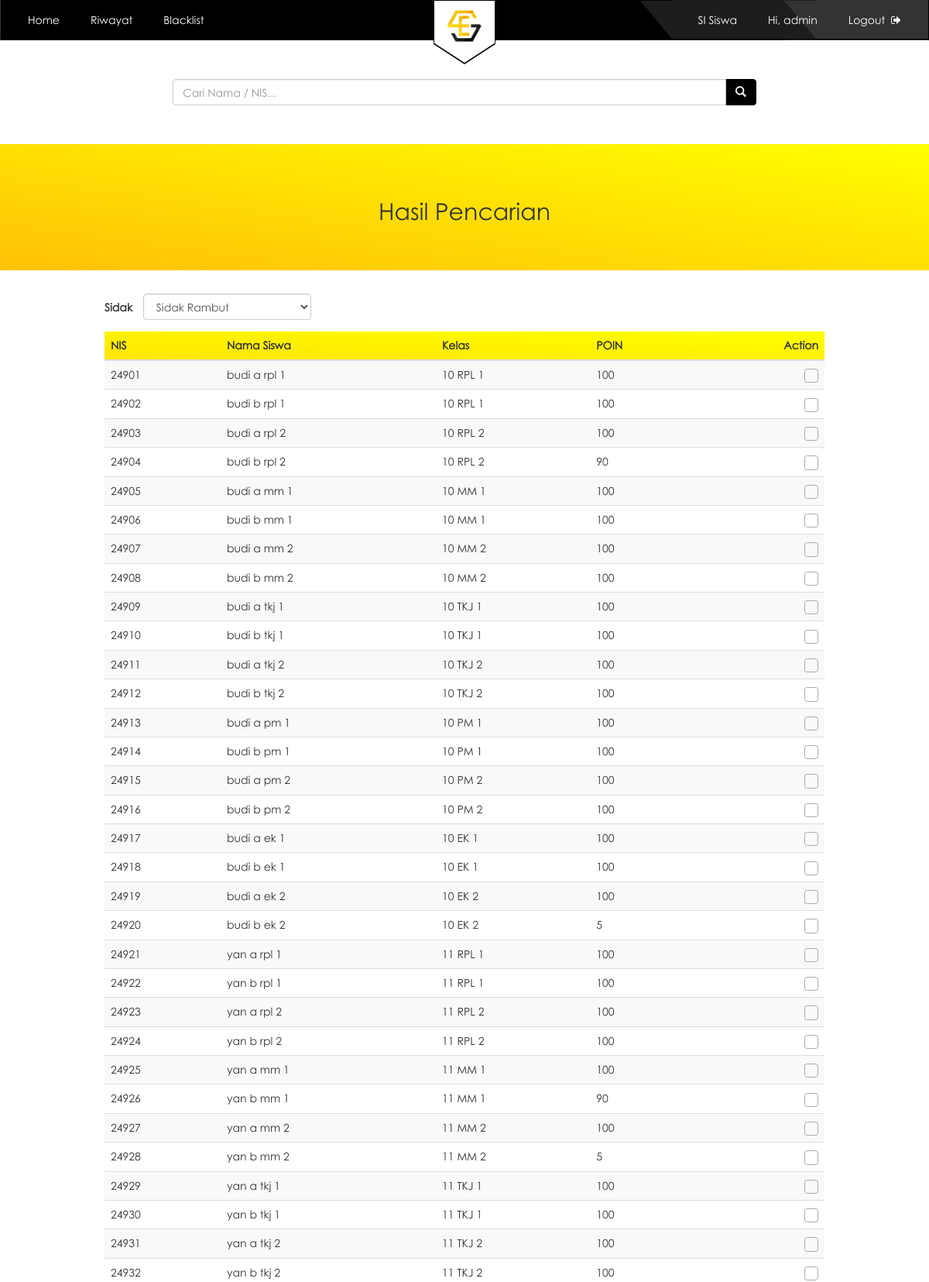
Screenshot of /user/pencarian.php (signed in, upper part) with the database file from the repository.
### tables this page shows
CREATE TABLE `user` (
  `id_user` int(12) NOT NULL,
  `nama` varchar(30) NOT NULL,
  `username` varchar(18) NOT NULL,
  `pass` varchar(225) NOT NULL,
  `level` varchar(7) NOT NULL
);

CREATE TABLE `data_siswa` (
  `nis` int(12) NOT NULL,
  `nama_siswa` varchar(26) NOT NULL,
  `id_jurusan` int(8) NOT NULL,
  `kelas` int(5) NOT NULL,
  `indeks` int(5) NOT NULL,
  `nama_ortu` varchar(26) NOT NULL,
  `no_ortu` varchar(14) NOT NULL,
  `alamat` varchar(38) NOT NULL,
  `poin` int(100) NOT NULL
);

CREATE TABLE `jurusan` (
  `id_jurusan` int(11) NOT NULL,
  `nama_jurusan` varchar(100) NOT NULL,
  `singkatan` varchar(100) NOT NULL,
  `indeks_x` int(5) NOT NULL,
  `indeks_xi` int(5) NOT NULL,
  `indeks_xii` int(5) NOT NULL
);

### user/pencarian.php (the view, shortened to what this page needs)
<!DOCTYPE html>
<?php
include "../config/koneksi.php";
if(@$_SESSION['admin'] || @$_SESSION['guru']|| @$_SESSION['osis']) {
?>
<?php
if(@$_SESSION['admin']) {
  $userlogin = @$_SESSION['admin'];
  $href="../admin/admin_home.php";
 } else if(@$_SESSION['guru']) {
  $userlogin = @$_SESSION['guru'];
  $href="guru_home.php";
 }else{
  $userlogin = @$_SESSION['osis'];
  $href="osis_home.php";
 }
 $sql = mysqli_query($con,"select * from user where username = '$userlogin'") or die (mysql_error());
 $data = mysqli_fetch_array($sql);
?>
<html>
  <head>
  <link rel="stylesheet" type="text/css" href="../css/bootstrap.min.css">
  <link rel="stylesheet" type="text/css" href="https://cdnjs.cloudflare.com/ajax/libs/font-awesome/4.7.0/css/font-awesome.min.css">
  <link rel="stylesheet" type="text/css" href="../css/style.css">
  <link rel="stylesheet" href="../js/jquery-ui.css" />
  </head>
  <body>
    <nav class="navbar navbar-default navbar-custom">
      <div class="navbar-header">
        <a class="navbar-brand"><img src="../img/esidak2.png" alt=""></a>
      </div>
      <div class="navbar-collapse collapse">
        <ul class="nav navbar-nav navbar-left">
           <li><a href="<?php echo $href;?>">Home</a></li>
          <li><a href="riwayat.php">Riwayat</a></li>
          <li><a href="blacklist.php">Blacklist</a></li>
        </ul>
        <ul class="nav navbar-nav navbar-right">
          <li><a href="sistem_info_siswa.php">SI Siswa</a></li>
          <li><a href="#u">Hi, <?php echo $data['username']; ?></a></li>
          <li><a href="../config/logout.php">Logout &nbsp;<i class="fa fa-sign-out"></i></a></li>
        </ul>
      </div>
    </nav>
<form function="pencarian.php" method="post">
    <div class="container-fluid">
      <div class="frame-cari">
        <div class="row">
        <div class="col-md-8 col-sm-8">
          <div class="input-group">
            <?php
            $s = $_POST['cari'];
            ?>
            <input type="text" id="siswa" class="form-control" name="cari" value="<?php echo $s;?>" placeholder="Cari Nama / NIS..." required>
            <span class="input-group-btn">
              <button class="btn btn-warning" type="submit">
                <span class="glyphicon glyphicon-search"></span>
              </button>
            </span>
            </div>
          </div>
        </form>
    <div class="container-fluid">
        <div class="jumbotron-home">
          <h2 class="text-center">Hasil Pencarian</h2>
      </div>
    </div>
    <form action="../config/sidak2.php?cari=<?php echo $s;?>" method="post">
      <div class="container-fluid">
        <div class="box">
          <div class="row">
            <div class="col-md-4 col-sm-4">
              <div class="form-group">
                <label for="cari">Sidak</label>
                <select class="form-control select-custom-sidak" id="pilih" name="nama_sidak">
                  <?php
                  include "../config/koneksi.php";
                  $sqll = mysqli_query($con,"select * from pelanggaran") or die(mysqli_error());
                  while($tampil2 = mysqli_fetch_array($sqll)){
                    ?>
                    <option value="<?php echo $tampil2['nama_pelanggaran'];?>"><?php echo $tampil2['nama_pelanggaran'];?>
                    </option>
                    <?php
                  }
                  ?>
                </select>
              </div>
            </div>
            <div class="col-md-12 col-sm-12 table-siswa">
              <div class="v-scroll">
                <table class="table table-striped ">
                  <thead>
                    <tr>
                      <th>NIS</th>
                      <th id="long">Nama Siswa</th>
                      <th>Kelas</th>
                      <th>POIN</th>
                      <th>Action</th>
                    </tr>
                  </thead>
                  <tbody>
              <?php
            include "../config/koneksi.php";
            $s = $_POST['cari'];
            $sqll = mysqli_query($con,"SELECT`data_siswa`.*,`jurusan`.singkatan FROM `data_siswa` JOIN `jurusan` ON `data_siswa`.id_jurusan=`jurusan`.id_jurusan
              WHERE CONCAT(`nis`,`nama_siswa`)LIKE'%$s%'") or die(mysqli_error());
            $cek = mysqli_num_rows($sqll);
            if ($cek==0) {
              $sqll = mysqli_query($con,"SELECT`data_siswa`.*,`jurusan`.singkatan FROM `data_siswa` JOIN `jurusan` ON `data_siswa`.id_jurusan=`jurusan`.id_jurusan
              WHERE CONCAT(`nis`,`nama_siswa`)LIKE'%$s%'") or die(mysqli_error());
              echo "<div class='wrapper'><center> Nama atau NIS tidak ditemukan!</center></div>
                    <style>table,.btn-custom,.select-custom-sidak, label {display:none;}</style>";
            }else{
              $sqll = mysqli_query($con,"SELECT`data_siswa`.*,`jurusan`.singkatan FROM `data_siswa` JOIN `jurusan` ON `data_siswa`.id_jurusan=`jurusan`.id_jurusan
              WHERE CONCAT(`nis`,`nama_siswa`)LIKE'%$s%'") or die(mysqli_error());
            }
            while($tampil = mysqli_fetch_array($sqll)){
              ?>
              <tr>
                  <td><?php echo $tampil['nis']; ?></td>
                  <td><?php echo $tampil['nama_siswa']; ?></td>
                  <td><?php echo $tampil['kelas']." ".$tampil['singkatan']." ".$tampil['indeks']; ?></td>
                  <td><?php echo $tampil['poin'];?></td>
                  <td id="checkbox-sidak">
                    <div class="checkbox">
                      <label>
                        <span class="cr"><i class="cr-icon glyphicon glyphicon-ok"></i></span>
                      </label>
                    </div>
                  </td>
                </tr>
                <?php
                  }
                ?>
              </tbody>
            </table>
          </div>
        </div>
      </div>
      </div>
    </div>
  </body>
</html>
<?php
}
?>

### css/style.css (style rules this page uses)
html,body { font-family: century_gothic; }
.container-fluid { margin: 0; padding: 0 }
.navbar-custom { background: linear-gradient(50deg , #000 70%,#1d1d1d 0, #1d1d1d 85%, #333333 20%); border-radius: 0; border-color: transparent; margin-bottom: 0; }
.navbar-custom .navbar-nav li a, .navbar-custom-user .navbar-nav li a, .navbar-custom-user .navbar-nav li span { color: #fff; border-radius: 4px; display: block; margin: 10px 5px; padding: 5px 15px; }
.navbar-brand img { border: 1px solid black; background: #fff; margin: 0 auto; width: 80px; padding: 10px 15px 0px; border-top: 0; }
.navbar-brand { padding: 0; width: 100%; position: absolute; border-bottom: 1px solid #000; }
.navbar-default .navbar-collapse { border: 0; }
.navbar-brand::after { content:''; position:relative; top: -1.4px; border-style:solid; border-width: 26px 40px 0; border-color: #fff transparent; width:0; display:block; margin:0 auto; }
.navbar-brand::before { content:''; position:absolute; left:50%; top: 141%; border-style:solid; border-width: 26px 40px 0; border-color: #000 transparent; width:0; transform:translate(-50%, -50%); }
.navbar-right { margin-right: 0px; }
.box { margin: 0 150px; }
.frame-cari { margin:50px; }
.frame-cari .col-md-8 { float: none; margin: 0 auto; }
.col-md-4, .col-md-8 { padding: 0; }
.form-group label { margin-right: 10px; }
.btn-warning { background: #000; border-color: #000; }
.container-fluid .jumbotron-home { border-radius: 0; margin-bottom: 30px; padding: 50px 15px; background: linear-gradient(to top right, #FFC107,yellow); }
.select-custom-sidak { width: 70%; display: inline-block; }
.table-siswa { padding: 0; margin-bottom: 50px; }
.table-siswa #checkbox-sidak, .table-siswa #checkbox-info, .table-siswa #action-si { text-align: right; }
.checkbox label { padding: 0; }
.checkbox label::after { content: ""; display: table; clear: both; }
.checkbox .cr { position: relative; display: inline-block; border: 1px solid #a9a9a9; border-radius: .25em; width: 1.3em; height: 1.3em; vertical-align: middle; }
.checkbox { margin: 0; }
thead { background: linear-gradient(to top right, #ffe500,yellow); }
thead tr th:last-child { text-align: right; }

### rows the page displays
user: username "admin"
data_siswa: nis "24901", nama_siswa "budi a rpl 1", kelas "10", id_jurusan.singkatan "RPL", indeks "1", poin "100"
data_siswa: nis "24902", nama_siswa "budi b rpl 1", kelas "10", id_jurusan.singkatan "RPL", indeks "1", poin "100"
data_siswa: nis "24903", nama_siswa "budi a rpl 2", kelas "10", id_jurusan.singkatan "RPL", indeks "2", poin "100"
data_siswa: nis "24904", nama_siswa "budi b rpl 2", kelas "10", id_jurusan.singkatan "RPL", indeks "2", poin "90"
data_siswa: nis "24905", nama_siswa "budi a mm 1", kelas "10", id_jurusan.singkatan "MM", indeks "1", poin "100"
data_siswa: nis "24906", nama_siswa "budi b mm 1", kelas "10", id_jurusan.singkatan "MM", indeks "1", poin "100"
data_siswa: nis "24907", nama_siswa "budi a mm 2", kelas "10", id_jurusan.singkatan "MM", indeks "2", poin "100"
data_siswa: nis "24908", nama_siswa "budi b mm 2", kelas "10", id_jurusan.singkatan "MM", indeks "2", poin "100"
data_siswa: nis "24909", nama_siswa "budi a tkj 1", kelas "10", id_jurusan.singkatan "TKJ", indeks "1", poin "100"
data_siswa: nis "24910", nama_siswa "budi b tkj 1", kelas "10", id_jurusan.singkatan "TKJ", indeks "1", poin "100"
data_siswa: nis "24911", nama_siswa "budi a tkj 2", kelas "10", id_jurusan.singkatan "TKJ", indeks "2", poin "100"
data_siswa: nis "24912", nama_siswa "budi b tkj 2", kelas "10", id_jurusan.singkatan "TKJ", indeks "2", poin "100"
data_siswa: nis "24913", nama_siswa "budi a pm 1", kelas "10", id_jurusan.singkatan "PM", indeks "1", poin "100"
data_siswa: nis "24914", nama_siswa "budi b pm 1", kelas "10", id_jurusan.singkatan "PM", indeks "1", poin "100"
data_siswa: nis "24915", nama_siswa "budi a pm 2", kelas "10", id_jurusan.singkatan "PM", indeks "2", poin "100"
data_siswa: nis "24916", nama_siswa "budi b pm 2", kelas "10", id_jurusan.singkatan "PM", indeks "2", poin "100"
data_siswa: nis "24917", nama_siswa "budi a ek 1", kelas "10", id_jurusan.singkatan "EK", indeks "1", poin "100"
data_siswa: nis "24918", nama_siswa "budi b ek 1", kelas "10", id_jurusan.singkatan "EK", indeks "1", poin "100"
data_siswa: nis "24919", nama_siswa "budi a ek 2", kelas "10", id_jurusan.singkatan "EK", indeks "2", poin "100"
data_siswa: nis "24920", nama_siswa "budi b ek 2", kelas "10", id_jurusan.singkatan "EK", indeks "2", poin "5"
data_siswa: nis "24921", nama_siswa "yan a rpl 1", kelas "11", id_jurusan.singkatan "RPL", indeks "1", poin "100"
data_siswa: nis "24922", nama_siswa "yan b rpl 1", kelas "11", id_jurusan.singkatan "RPL", indeks "1", poin "100"
data_siswa: nis "24923", nama_siswa "yan a rpl 2", kelas "11", id_jurusan.singkatan "RPL", indeks "2", poin "100"
data_siswa: nis "24924", nama_siswa "yan b rpl 2", kelas "11", id_jurusan.singkatan "RPL", indeks "2", poin "100"
data_siswa: nis "24925", nama_siswa "yan a mm 1", kelas "11", id_jurusan.singkatan "MM", indeks "1", poin "100"
data_siswa: nis "24926", nama_siswa "yan b mm 1", kelas "11", id_jurusan.singkatan "MM", indeks "1", poin "90"
data_siswa: nis "24927", nama_siswa "yan a mm 2", kelas "11", id_jurusan.singkatan "MM", indeks "2", poin "100"
data_siswa: nis "24928", nama_siswa "yan b mm 2", kelas "11", id_jurusan.singkatan "MM", indeks "2", poin "5"
data_siswa: nis "24929", nama_siswa "yan a tkj 1", kelas "11", id_jurusan.singkatan "TKJ", indeks "1", poin "100"
data_siswa: nis "24930", nama_siswa "yan b tkj 1", kelas "11", id_jurusan.singkatan "TKJ", indeks "1", poin "100"
data_siswa: nis "24931", nama_siswa "yan a tkj 2", kelas "11", id_jurusan.singkatan "TKJ", indeks "2", poin "100"
data_siswa: nis "24932", nama_siswa "yan b tkj 2", kelas "11", id_jurusan.singkatan "TKJ", indeks "2", poin "100"

### other values shown
form field nama_sidak "Sidak Rambut"
